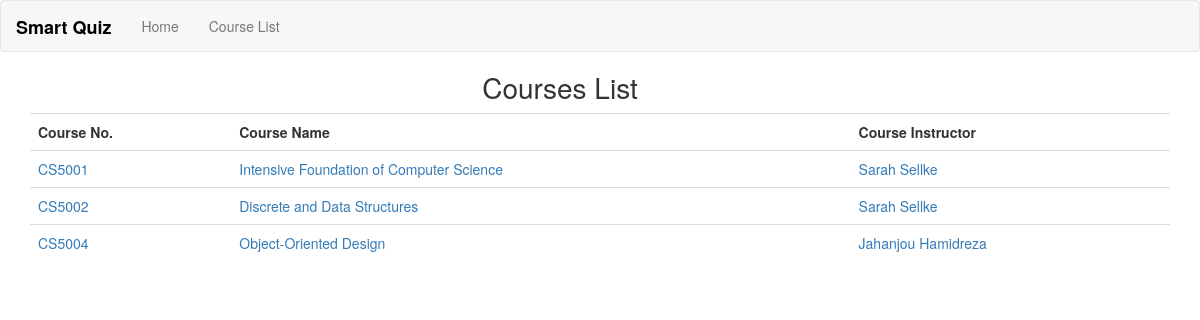
Page /workbook_app/course/ on the committed database.
### workbook_app/models.py (models this page shows, shortened)
class Course(models.Model):
	objects = models.Manager()
	course_id = models.CharField(max_length=30, unique=True)
	course_name = models.CharField(max_length=300, unique=True)
	pub_date = models.DateTimeField(verbose_name='date published')
	course_instructor = models.CharField(max_length=30)
	def was_published_recently(self):
		now = timezone.now()
		return now - datetime.timedelta(days=1) <= self.pub_date <= now
	was_published_recently.admin_order_field = 'pub_date'
	was_published_recently.boolean = True
	was_published_recently.short_description = 'Published recently?'

### workbook_app/views.py (the view)
# urls.py: path('course/', views.CourseView.as_view(), name='course-list'),
class CourseView(generic.ListView):
    model = Course
    template_name = 'workbook_app/courses_list.html'
    context_object_name = 'latest_course_list'
    def get_queryset(self):
        return Course.objects.order_by('course_id')[:]

### templates/workbook_app/courses_list.html
{% extends 'base.html' %}
{% block content %}
{% load static %}
<link rel="stylesheet" type="text/css" href="{% static 'css/workbook_app/style_courses_list.css' %}">
<h2>Courses List</h2>
{% if latest_course_list %}
<div class="container">
  <table class="table table-hover">
    <tr>
      <th align="center">Course No.</th>
      <th style= align="center">Course Name</th>
      <th style= align="center">Course Instructor</th>
    </tr>
    {% for course in latest_course_list %}
    <tr>
      <td style="color:#337ab7">
        {{course.course_id}}
      </td>
      <td style="color:#337ab7"><a href="{% url 'workbook_app:course-quiz-list' course.course_id %}">{{ course.course_name }}</a></td>
      <td style="color:#337ab7">{{course.course_instructor}}</td>
    </tr>
    {% endfor %}
  </table>
</div>
{% else %}
<p>No courses are available.</p>
{% endif %}
{% endblock %}

### static/css/workbook_app/style_courses_list.css (style rules this page uses)
h2 { text-align: center; margin-right: 80px; margin-top: 20px; font-size:200%; }

### rows in the picture
Course: course_id "CS5001", course_name "Intensive Foundation of Computer Science", course_instructor "Sarah Sellke"
Course: course_id "CS5002", course_name "Discrete and Data Structures", course_instructor "Sarah Sellke"
Course: course_id "CS5004", course_name "Object-Oriented Design", course_instructor "Jahanjou Hamidreza"
